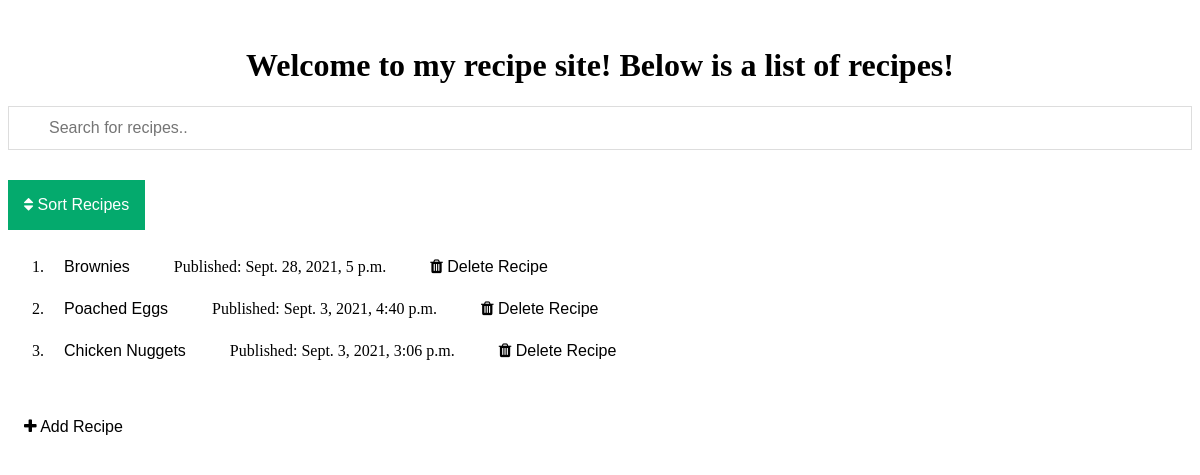
The page /recipe_app/ on the database as committed earlier.
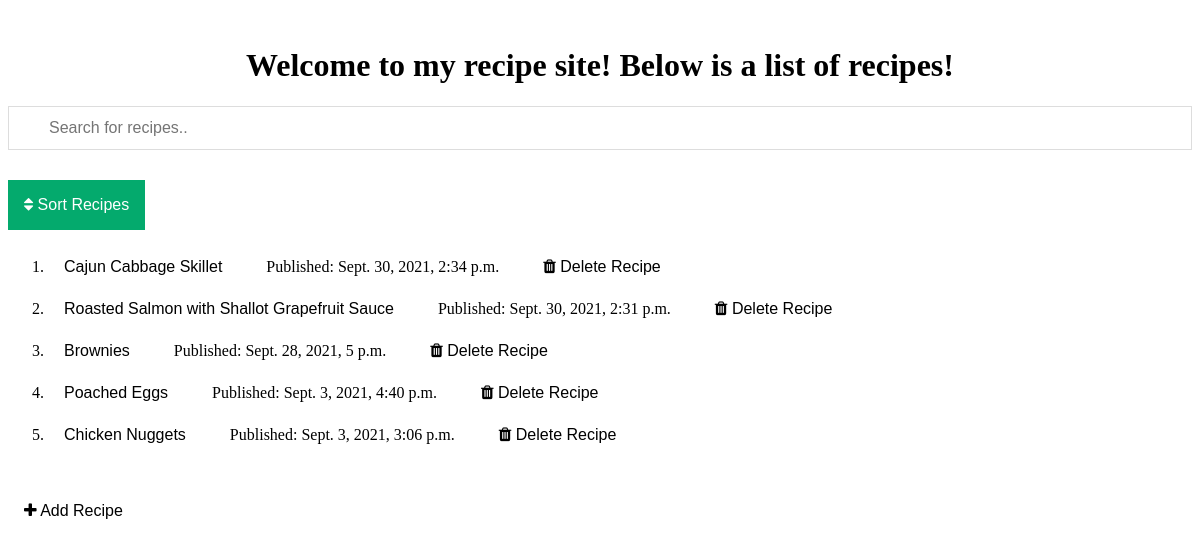
The same page on the database as committed later.
### recipe_app/models.py (models this page shows, shortened)
class Recipe(models.Model):
    recipe_name = models.CharField(max_length=200)
    pub_date= models.DateTimeField('date published')

### recipe_app/views.py (the view)
# urls.py: path('', views.index, name='index'),
def index(request, *args, **kwargs):
    if kwargs:
        order = kwargs["sort_order"]
    else:
        order = '-pub_date'
    if order == 'add':
        template_path = "recipe_app/add_recipe.html"
    if order not in ['-pub_date', 'pub_date', '-recipe_name', 'recipe_name']:
        order = '-pub_date'
    latest_recipe_list = Recipe.objects.order_by(order)
    template = loader.get_template('recipe_app/index.html')
    context = {
        'latest_recipe_list': latest_recipe_list,
        }
    return HttpResponse(template.render(context, request))

### recipe_app/templates/recipe_app/index.html (shortened to what this page needs)
<link rel="stylesheet" href="https://cdnjs.cloudflare.com/ajax/libs/font-awesome/4.7.0/css/font-awesome.min.css">
{% if latest_recipe_list %}
    <h1>Welcome to my recipe site! Below is a list of recipes!</h1>
    <input type="text" id="myInput" onkeyup="filter()" placeholder="Search for recipes.." title="Type in a recipe">
    <div class="dropdown">
      <button class="dropbtn"><i class="fa fa-sort"></i> Sort Recipes </button>
    </div>
    <ol id=myOL>
    {% for recipe in latest_recipe_list %}
        <li><a href="{% url 'recipe_app:recipe_page' recipe.id %}"><button class="btn"> {{ recipe.recipe_name }} </button></a>
        &nbsp;&nbsp;&nbsp;&nbsp;&nbsp;
        Published: {{ recipe.pub_date }}
        <a href="{% url 'recipe_app:delete_recipe' recipe.id %}"><button class="btn"><i class="fa fa-trash"></i>  Delete Recipe</button></a>
    {% endfor %}
    </ol>
{% else %}
    <h1>No recipes are available.</h1>
{% endif %}
<a href="/recipe_app/add"><button class="btn"><i class="fa fa-plus"></i> Add Recipe</button></a>

### recipe_app/templates/recipe_app/index.html (style rules this page uses)
h1 { text-align: center; }
.btn { background-color: white; border: none; color: black; padding: 12px 16px; font-size: 16px; cursor: pointer; }
.dropbtn { background-color: #04AA6D; color: white; padding: 16px; font-size: 16px; border: none; }
.dropdown { position: relative; display: inline-block; }
#myInput { background-image: url('https://www.w3schools.com/css/searchicon.png'); background-position: 10px 12px; background-repeat: no-repeat; width: 100%; font-size: 16px; padding: 12px 20px 12px 40px; border: 1px solid #ddd; margin-bottom: 12px; }

Rows that differ between the two databases and show on the page:
added Recipe: recipe_name "Cajun Cabbage Skillet", pub_date "Sept. 30, 2021, 2:34 p.m."
added Recipe: recipe_name "Roasted Salmon with Shallot Grapefruit Sauce", pub_date "Sept. 30, 2021, 2:31 p.m."
